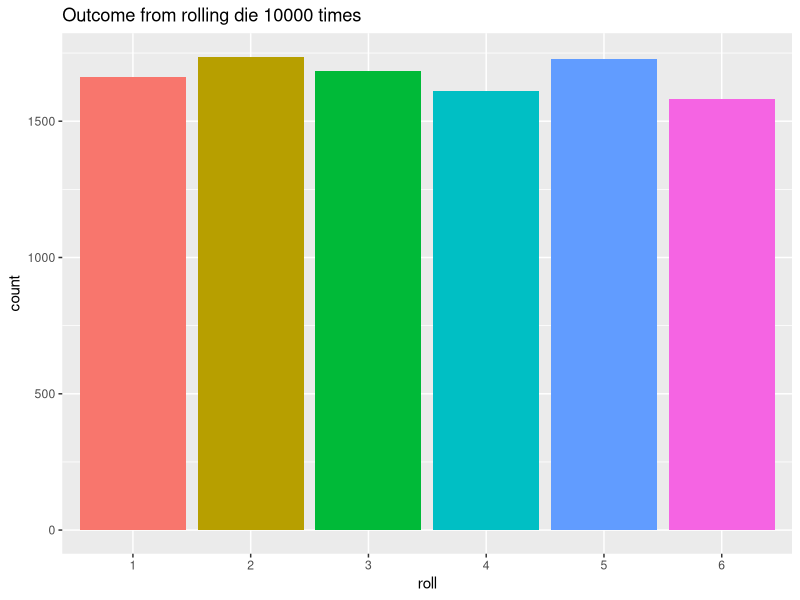
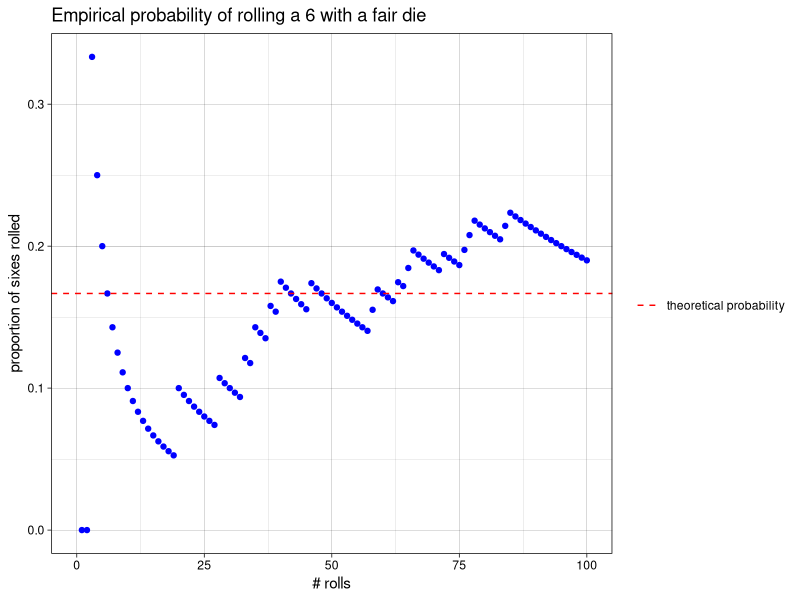
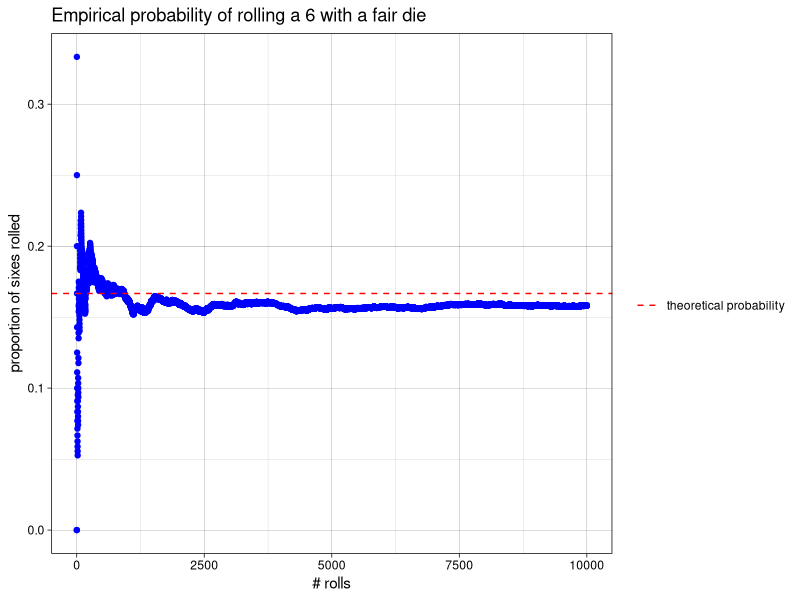
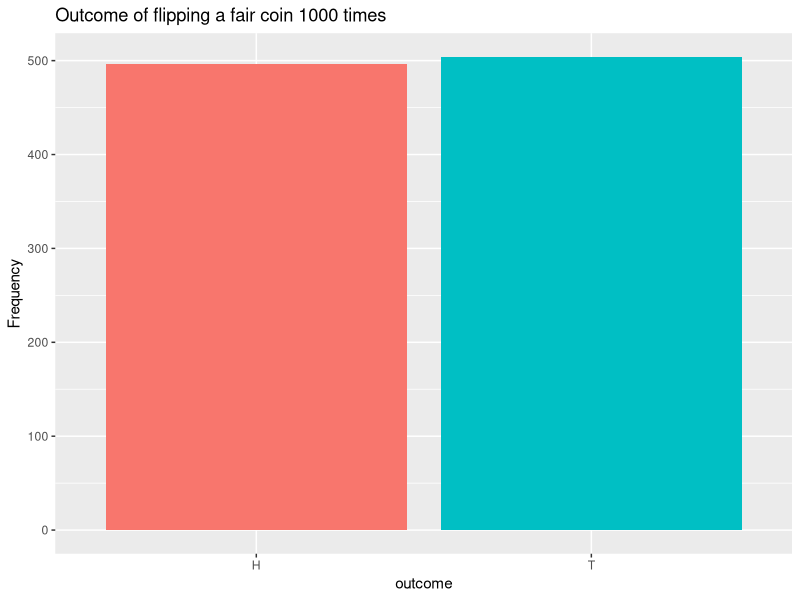
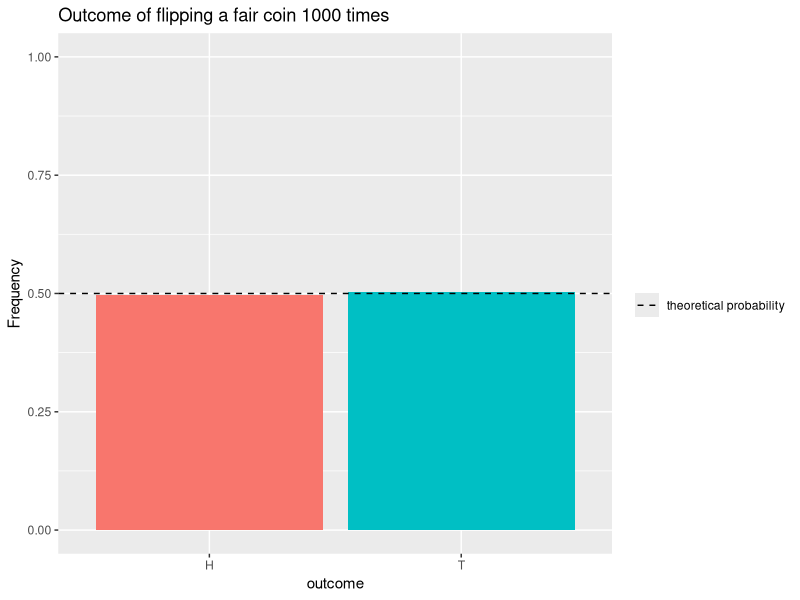
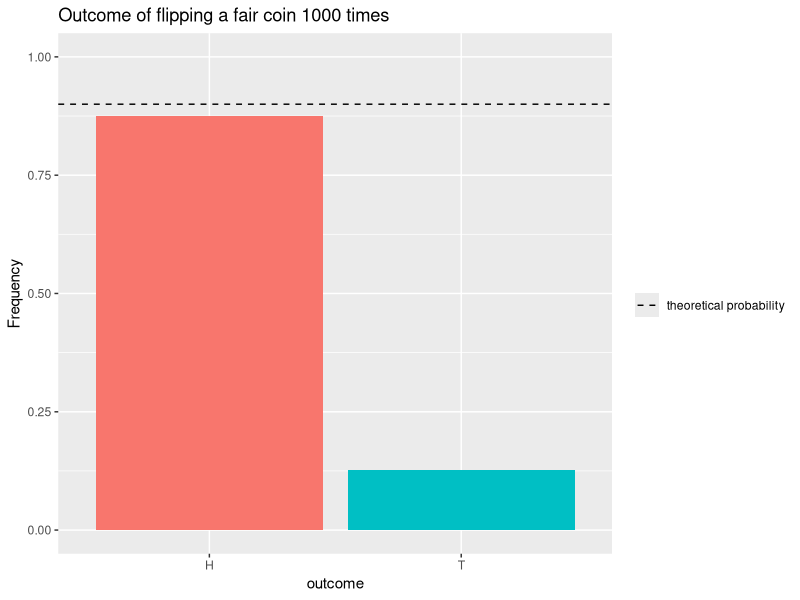

Write R code to recreate these figures, in order.
######################################
## Module 4: Probability
######################################

# Note: the 'gtools' library is needed to enumerate
# permutations and combinations

# make sure to change the .libPaths if necessary
library(gtools)
library(ggplot2)

######################################
## simulate rolling a die 10000 times
######################################
roll.num <- sample(1:6, 10000, replace = TRUE)

## treat the results as a factor (qualitative variable) and construct a barplot
roll <- factor(roll.num)
ggplot() + geom_bar(aes(roll, fill = roll)) + 
  ggtitle("Outcome from rolling die 10000 times") +
  theme(legend.position = "none")


## function to find the proportion of sixes occuring in first 'i' elements of 'x' 
proportion.sixes <- function(i,x) {
  count <- sum(x[1:i]==6)
  return (count/i)
}

## apply this function to all integers from 1- 10000
props <- sapply(1:length(roll.num), proportion.sixes, x=roll.num)


## plot empirical and theoretical probabilities
six.plot <- ggplot() + geom_point(aes(x = 1:length(props), y=props), color = "blue") +
  ggtitle("Empirical probability of rolling a 6 with a fair die") +
  labs(x = "# rolls", y = "proportion of sixes rolled") +
  geom_hline(aes(yintercept=1/6, linetype = "theoretical probability"),color = "red") +
  theme_linedraw() +
  scale_linetype_manual(name = "", values = 2) # this adds the legend (values = 2 for dotted line)


# plot only first 100 rolls
six.plot + xlim(0,100)

# look at complete plot
six.plot                



## simulate flipping a fair coin 1000 times
coins <- sample(c("H", "T"), 1000, replace=TRUE)

# generate bar graph of frequencies; the guides() function is
# used to suppress the legend for the 'fill' elements (the coins)
ggplot() + geom_bar(aes(coins, fill = coins)) + 
  ggtitle("Outcome of flipping a fair coin 1000 times") +
  labs(x = "outcome", y = "Frequency") +
  guides(fill = FALSE)
  

# calculate relative frequency table, then 
# generate bar graph of relative frequencies 
t <- table(coins)  # frequency table
p <- prop.table(t) # relative frequency table
df <- data.frame(p) # data.frame for plotting

# plot relative frequencies; the guides() function is
# used to suppress the legend for the 'fill' elements (the coins)
ggplot(df) + geom_bar(aes(x = coins, y = Freq, fill = coins), stat = "identity") + 
  ggtitle("Outcome of flipping a fair coin 1000 times") +
  labs(x = "outcome", y = "Frequency") +
  geom_hline(aes(yintercept=1/2, linetype = "theoretical probability"),color = "black") +
  scale_linetype_manual(name = "", values = 2) +
  guides(fill = FALSE) + ylim(0,1)


## Let's repeat this simulation on a biased coin, flipped 1000 times
##    (the biased coin has a 90% probability of Heads, 10% probability of tails)
coins <- sample(c("H", "T"), 1000, prob = c(.9,.1), replace=TRUE)

t <- table(coins) # frequency table
p <- prop.table(t) 
df <- data.frame(p)

ggplot(df) + geom_bar(aes(x = coins, y = Freq, fill = coins), stat = "identity") + 
  ggtitle("Outcome of flipping a fair coin 1000 times") +
  labs(x = "outcome", y = "Frequency") +
  geom_hline(aes(yintercept=9/10, linetype = "theoretical probability"),color = "black") +
  scale_linetype_manual(name = "", values = 2) +
  guides(fill = FALSE) + ylim(0,1)



############################################################
## general method for repeating a probability experiment --
## write a function to do the experiment once, then
## use the replicate function to repeat the experiment
############################################################

## example function: flip a fair coin 2 times, 
#     determine if we get 2 heads
# returns TRUE if we get 2 heads, FALSE otherwise
flip.two.heads <- function() {
  f <- sample(c("H", "T"), 2, replace = TRUE)
  count <- sum(f=="H")
  return (count == 2)
}

# flip a coin 2 times, repeat 1000 times
two.heads <- replicate(1000, flip.two.heads())

# find the empirical probability of getting 2 heads = 
# number of times we get 2 heads / number of experiments
prop.heads <- sum(two.heads) / length(two.heads)
prop.heads


#########################################################
## Question: flip a coin 3 times and determine the 
## probability that the coin lands on heads at least
## 2 times
## Copy and modify the above code to find the empirical
## probability using the 'replicate' function
#########################################################


#########################################################
## classical probability - when all outcomes
## are equally likely, 
## P(A) = (number of outcomes in A) / 
##          (number of outcomes in sample space)
#########################################################

##########################################################
# We can use the 'permutation' function from the gtools
# library for classical probability calculations
# the arguments for the permuation function include 
# (1) number of outcomes per trial, 
# (2) number of trials,
# (3) sample space for each trial
# (4) repeats = TRUE if outcomes can repeat across trials
# Permutations gives all possible arrangements where
#    order matters
##########################################################

##########################################################
# Find the sample space S for flipping a coin 3 times  #
##########################################################
S = permutations(2,3, c("H", "T"), repeats = TRUE)

# Define the event corresponding to getting exactly two heads
index <- rowSums(S == "H") == 2
S[index,]

# Define the event corresponding to getting at least two heads
index <- rowSums(S == "H") >= 2
S[index,]

#######################################################
# Finding classical probabilities
#######################################################


##########################################################
## aside: useful logical function: 
#   all(x) returns TRUE if all elements in x are TRUE
#   any(x) returns TRUE if any element in x is TRUE
##########################################################

x <- 1:3
any(x == 4)
any(x == 1)
all(x == 1)

x <- c(1,1,1)
all(x == 1)

# Find the probability of getting all Heads, P(H = 3), when
# flipping a fair coin 3 times
all.heads <- apply(S == "H", 1, all)
sum(all.heads) / length(all.heads)

# Find the probability of getting at least 1 Head, P(H >= 1)
any.heads <- apply(S == "H", 1, any)
sum(any.heads) / length(any.heads)


# Note that the complement of at least one head (H >=1)
# is no heads (H=0) (or all tails)

# by the rule of complements, 
# P(at least one head) = 1 - P(no heads)

no.heads <- apply(S == "T", 1, all)
p.no.heads <- sum(no.heads) / length(no.heads)
1 - p.no.heads # P(at least one head)

